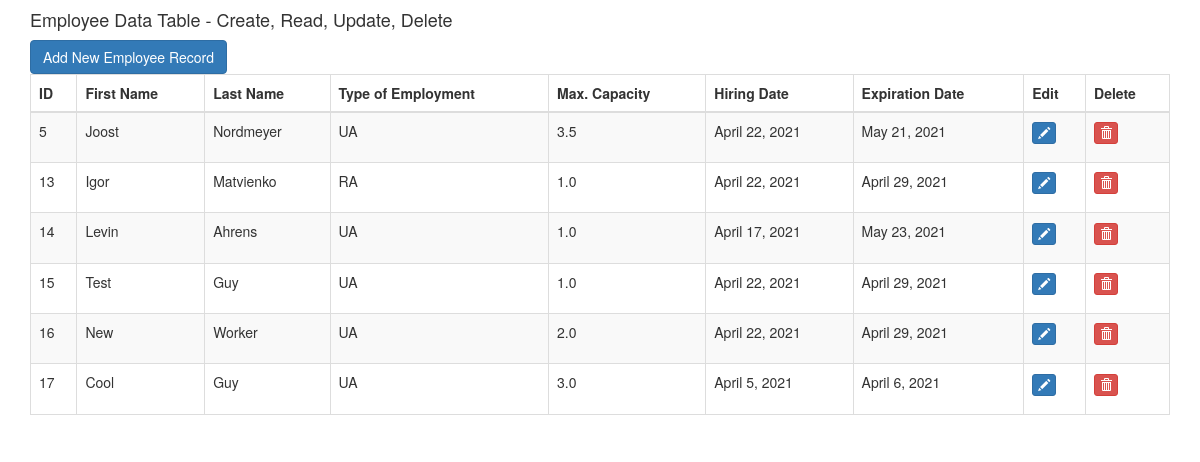
/employee/, run on an earlier commit of the app's database.
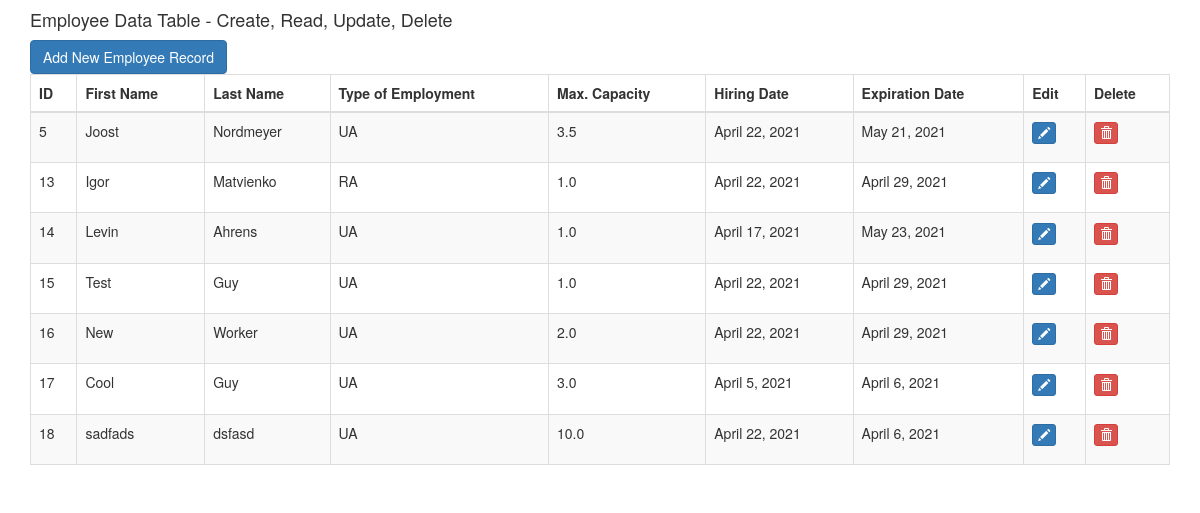
And on a later commit of the database.
### erpapp/models.py (models this page shows, shortened)
class Employee(models.Model):
    firstname = models.CharField('First Name', max_length=32)
    lastname = models.CharField('Last Name', max_length=32)
    type_choices = [
        ('UA', 'Undergraduate Assistant'),
        ('RA', 'Research Assistant')
    ]
    type = models.CharField('Type of Employment', choices=type_choices, max_length=32)
    capacity = models.FloatField('Capacity', default=1.0)
    hiring_date = models.DateField('Hiring Date')
    expiration_date = models.DateField('Expiration Date')
    class Meta:
        db_table = "employee"

### erpapp/views.py (the view)
# urls.py: path('employee/', views.employee),
def employee(request):
    employees = Employee.objects.all()
    return render(request, 'employee.html', {'employees': employees})

### erpapp/Templates/employee.html (shortened to what this page needs)
{% extends "base.html" %}
{% block content %}
<div class="col-md-12">
        <h4>Employee Data Table - Create, Read, Update, Delete</h4>
        <span><a href="/add_new_emp" class="btn btn-primary">Add New Employee Record</a></span>
        <div class="table-responsive">
          <table id="employeedatatable" class="table table-striped table-bordered" width="100%">
                    <thead>
                        <th>ID</th>
                        <th onclick="sortTable(1)">First Name</th>
                        <th onclick="sortTable(2)">Last Name</th>
                        <th onclick="sortTable(3)">Type of Employment</th>
                        <th onclick="sortTable(4)">Max. Capacity</th>
                        <th onclick="sortTable(5)">Hiring Date</th>
                        <th onclick="sortTable(6)">Expiration Date</th>
                        <th>Edit</th>
                        <th>Delete</th>
                    </thead>
                    <tbody>
                        {% for employee in employees %}
                        <tr>
                            <td>{{ employee.id }}</td>
                            <td>{{ employee.firstname }}</td>
                            <td>{{ employee.lastname }}</td>
                            <td>{{ employee.type }}</td>
                            <td>{{ employee.capacity }}</td>
                            <td>{{ employee.hiring_date }}</td>
                            <td>{{ employee.expiration_date }}</td>
                            <td><p data-placement="top" data-toggle="tooltip" title="Edit"><a href="/edit_emp/{{ employee.id }}" class="btn btn-primary btn-xs" data-title="Edit" data-toggle="modal" data-target="#edit" ><span class="glyphicon glyphicon-pencil"></span></a></p></td>
                            <td><p data-placement="top" data-toggle="tooltip" title="Delete"><a href="/delete_emp/{{ employee.id }}" class="btn btn-danger btn-xs" data-title="Delete" data-toggle="modal" data-target="#delete" ><span class="glyphicon glyphicon-trash"></span></a></p></td>
                        </tr>
                        {% endfor %}
                   </tbody>
          </table>
        </div>
</div>
{% endblock content %}

What changed in the data, as far as the page shows it:
added Employee: id "18", firstname "sadfads", lastname "dsfasd", type "UA", capacity "10.0", hiring_date "April 22, 2021", expiration_date "April 6, 2021"
